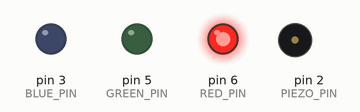
This sketch was run on a simulated Arduino Uno, built with avr-gcc and run on an emulated ATmega328P. Shown: output pins drawn as LEDs (lit = HIGH), buzzer (waves = sounding, pin HIGH).

Above: at 0.2 s.
At 1.2 s:
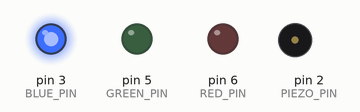
At 1.7 s:
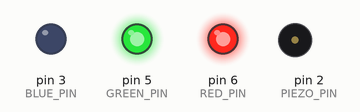
At 2.2 s:
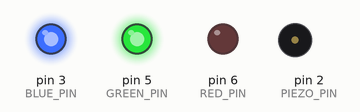
At 4.0 s:
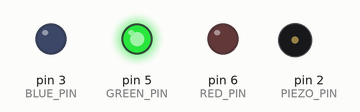
At 6.0 s:
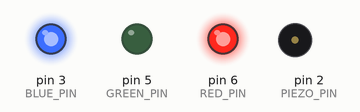
Timing chart, 0 to 7.5 s (numbered marks = the images above):
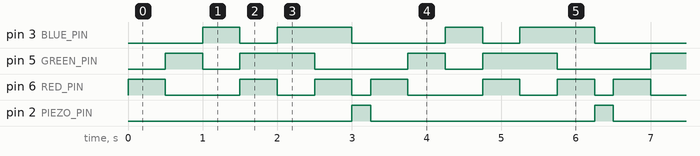

Measured:
- by itself, pin 3 (BLUE_PIN), pin 5 (GREEN_PIN): repeats every 3.3 s: LOW 0.50 s, HIGH 1.0 s, LOW 1.3 s, HIGH 0.50 s
- by itself, pin 6 (RED_PIN): repeats every 3.3 s: LOW 1.0 s, HIGH 0.50 s, LOW 0.50 s, HIGH 0.50 s, LOW 0.25 s, HIGH 0.50 s
- by itself, pin 2 (PIEZO_PIN): alternates HIGH for 0.25 s and LOW for 3.0 s

The sketch:

simple0.ino
```cpp
int PIEZO_PIN = 2;
int RED_PIN = 6;
int GREEN_PIN = 5;
int BLUE_PIN = 3;

void setup()
{
  // everything here gets run once at the beginning

  // set all of the pins for output (not input)
  pinMode(RED_PIN,  OUTPUT);
  pinMode(GREEN_PIN,OUTPUT);
  pinMode(BLUE_PIN, OUTPUT);
  pinMode(PIEZO_PIN,OUTPUT);

}

void loop()
{
  // everything here gets run repeatedly

  // turn on the red pin
  digitalWrite(RED_PIN,HIGH);

  // wait 0.5 seconds
  delay(500);

  //turn off the red pin
  digitalWrite(RED_PIN,LOW);

  // turn on the green pin, etc
  digitalWrite(GREEN_PIN,HIGH);
  delay(500);
  digitalWrite(GREEN_PIN,LOW);
  digitalWrite(BLUE_PIN,HIGH);
  delay(500);
  digitalWrite(BLUE_PIN,LOW);

  // turn on the red *and* green pin (r+g=yellow)
  digitalWrite(RED_PIN,HIGH); digitalWrite(GREEN_PIN,HIGH);
  delay(500); // wait 0.5 seconds
  // turn off the red and green pin
  digitalWrite(RED_PIN,LOW); digitalWrite(GREEN_PIN,LOW);

  // turn on the green *and* blue pin (g+b=cyan), etc
  digitalWrite(GREEN_PIN,HIGH); digitalWrite(BLUE_PIN,HIGH);
  delay(500);
  digitalWrite(GREEN_PIN,LOW); digitalWrite(BLUE_PIN,LOW);

  digitalWrite(BLUE_PIN,HIGH); digitalWrite(RED_PIN,HIGH);
  delay(500);
  digitalWrite(BLUE_PIN,LOW); digitalWrite(RED_PIN,LOW);

  // beep the buzzer for 0.25 seconds
  digitalWrite(PIEZO_PIN,HIGH);
  delay(250);
  digitalWrite(PIEZO_PIN,LOW);
}
```
